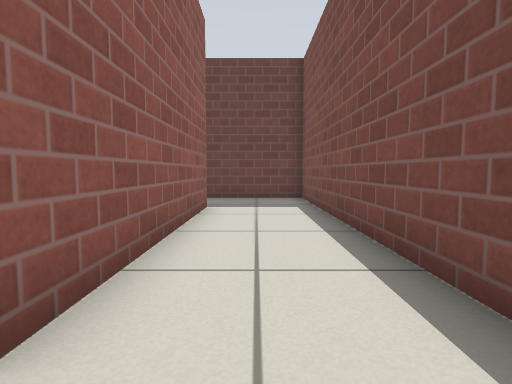
view 1 (above)

24 first-person views from a walk through a Gazebo world. The camera is 0.5 m above the floor, tilts 4° down and sees 80° across. The floor is counted in squares, 0.5 m on a side. Each view is taken from the middle of a square. On the plan, view 1 faces up. The plan holds only what a view shows up to about 12 squares ahead; the rest is blank. The place goes on beyond the plan. The robots in the file are not drawn. Simple patterns stand in for the simulator's built-in surfaces.

view 2
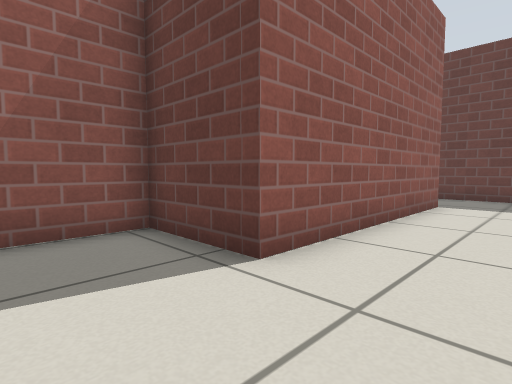

view 3
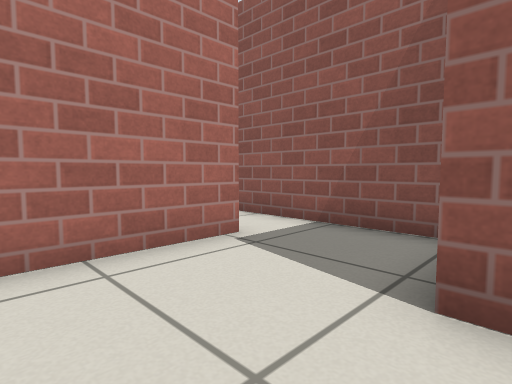

view 4
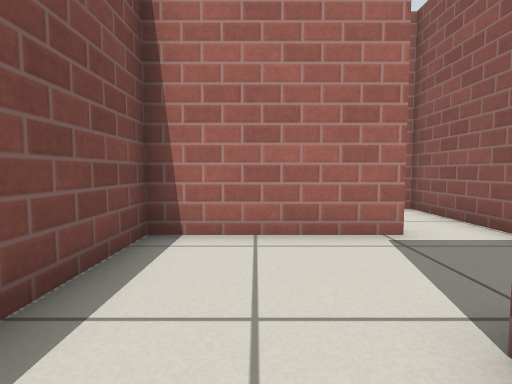

view 5
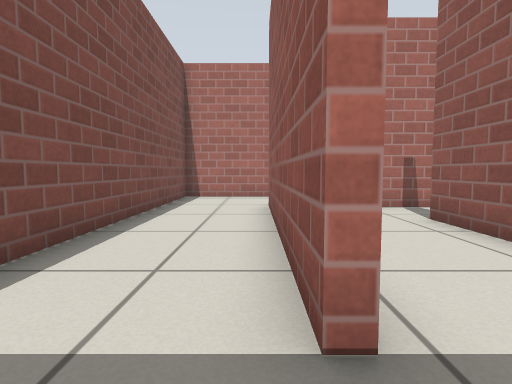

view 6
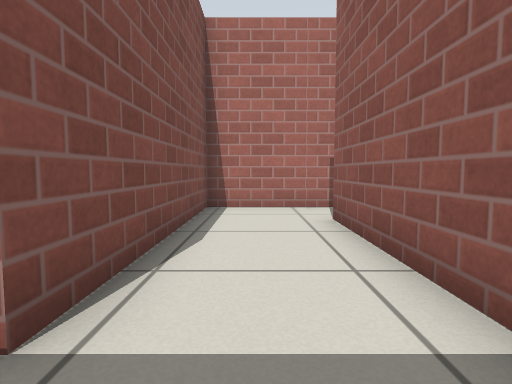

view 7
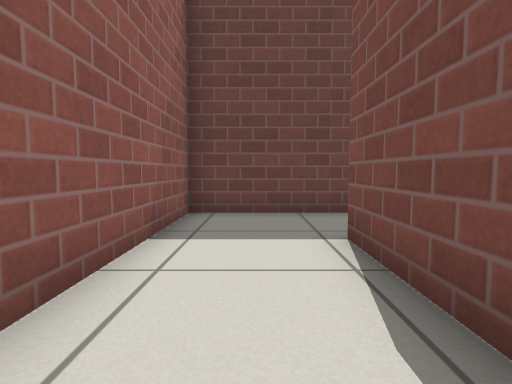

view 8
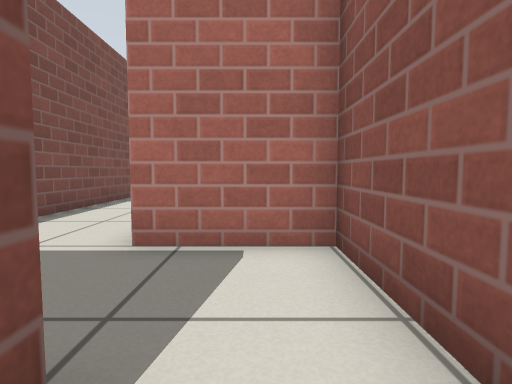

view 9
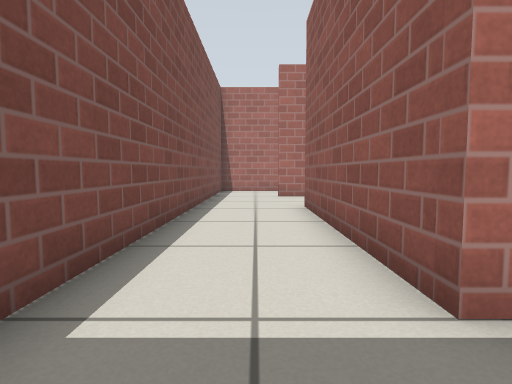

view 10
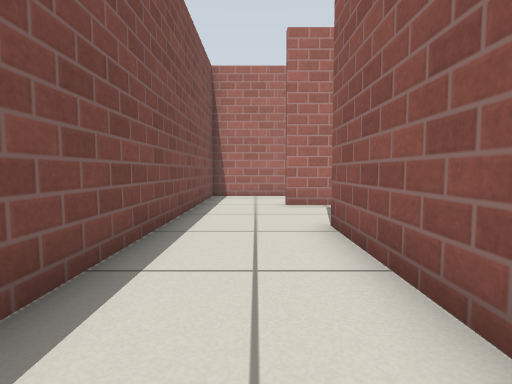

view 11
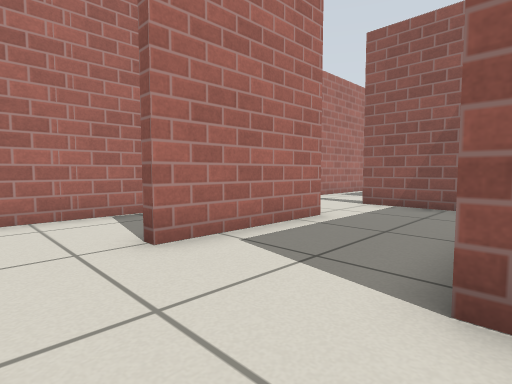

view 12
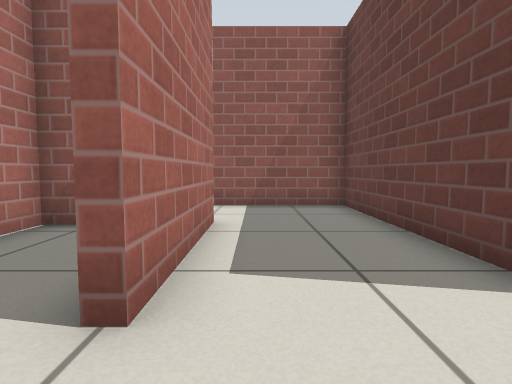

view 13
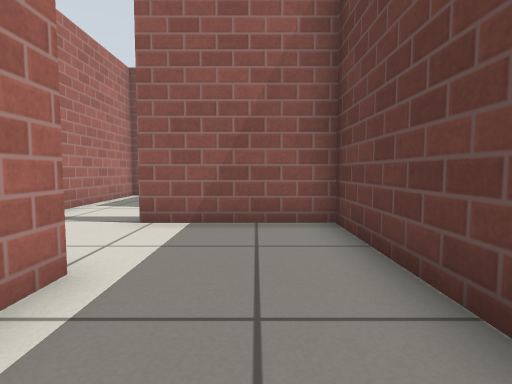

view 14
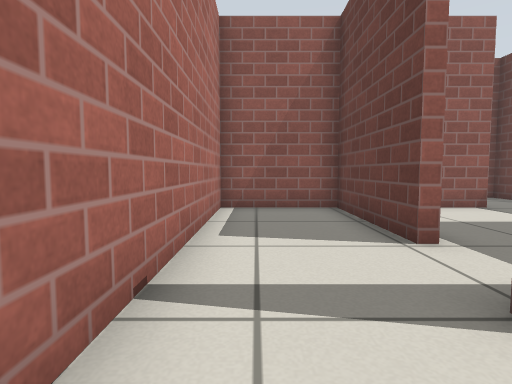

view 15
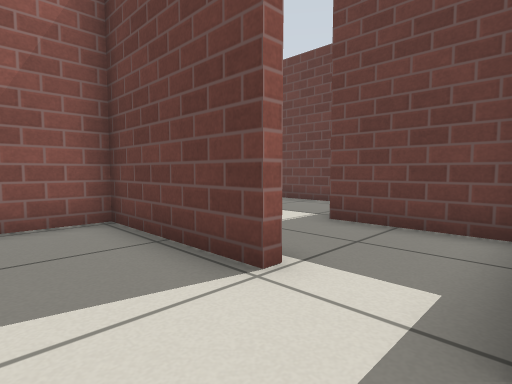

view 16
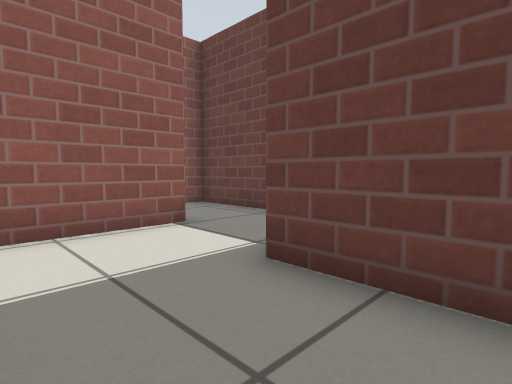

view 17
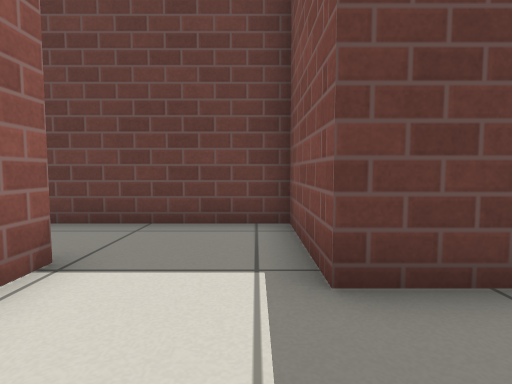

view 18
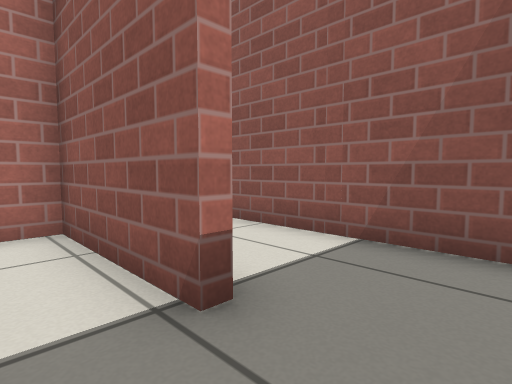

view 19
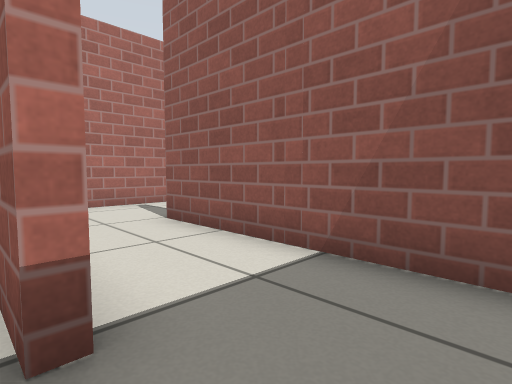

view 20
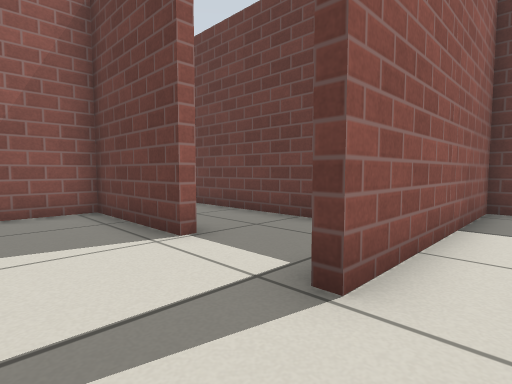

view 21
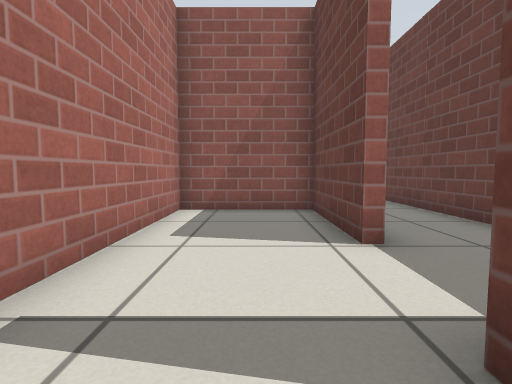

view 22
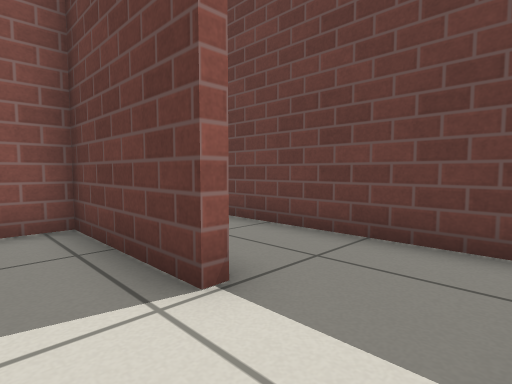

view 23
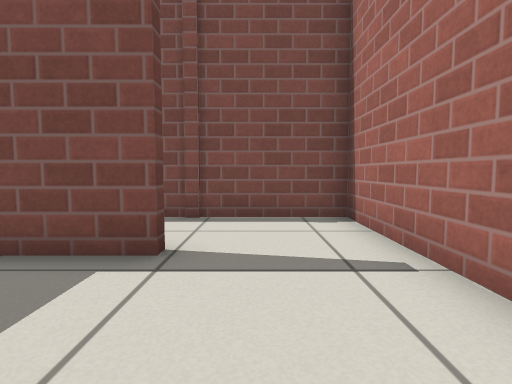

view 24
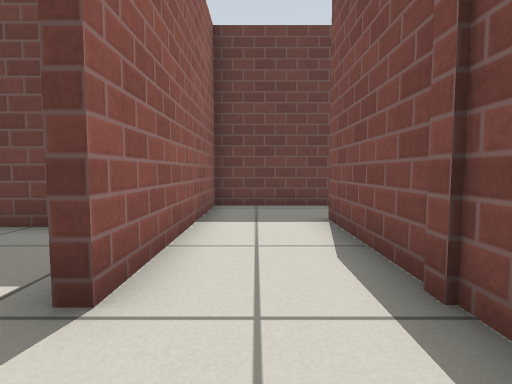

### Floor plan
Key: @ floor where view 1 was taken; # wall or solid block; . floor.
Columns run from 26 left of view 1 to 2 right of it. Each row starts with its distance up from view 1.
 11                      ########
 10                      #......#
  9                      #......#
  8                      #..##..#
  7                      #..##..#
  6                      #..##..#
  5                      #..##..#
  4                      #..##..#
  3                      ...##..#
  2                     ######..#
  1                       ###...#
  0                       #...@.#
 -1                       #.....#
 -2                       #.#####
 -3                       #....
 -4                       #.....
 -5                       ####..#
 -6                          #..#
 -7                          #..#
 -8          #######         #..#
 -9          #.....#         #..#
-10          #.....#         #..#
-11          #.##..###########..#
-12 ##########. #.....#.........#
-13   .......#. #.....#.........#
-14      ##..#.##.....#.........#
-15   #####....#####..#..#####..#
-16   #........ #........# .....#
-17   #........ #........#......#
-18   ###########################

Positions as (right, up) in squares from view 1, and headings:
1: (0, 0), facing up
2: (1, -1), facing up-left
3: (1, 2), facing down-left
4: (0, 3), facing down
5: (-1, 10), facing down
6: (-3, 10), facing down
7: (-3, 4), facing up
8: (-3, -1), facing down
9: (0, -3), facing down
10: (0, -6), facing down
11: (1, -11), facing down-left
12: (1, -14), facing left
13: (-2, -13), facing left
14: (-6, -17), facing left
15: (-8, -17), facing up-left
16: (-9, -14), facing up-left
17: (-12, -14), facing up
18: (-13, -9), facing down-left
19: (-14, -9), facing down-left
20: (-16, -17), facing up-left
21: (-16, -16), facing left
22: (-18, -16), facing up-left
23: (-21, -16), facing right
24: (-16, -17), facing up
